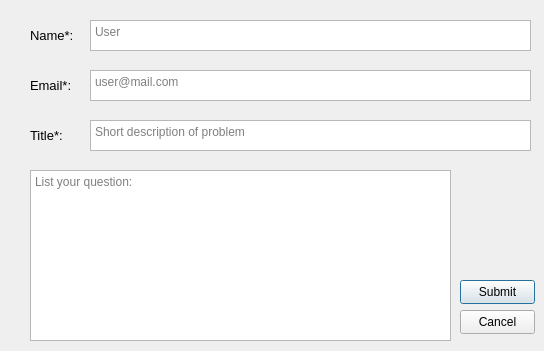
<?xml version="1.0" encoding="UTF-8"?>
<ui version="4.0">
 <class>Dialog</class>
 <widget class="QDialog" name="Dialog">
  <property name="geometry">
   <rect>
    <x>0</x>
    <y>0</y>
    <width>544</width>
    <height>351</height>
   </rect>
  </property>
  <property name="windowTitle">
   <string>Dialog</string>
  </property>
  <widget class="QTextEdit" name="textEdit">
   <property name="geometry">
    <rect>
     <x>30</x>
     <y>170</y>
     <width>421</width>
     <height>171</height>
    </rect>
   </property>
   <property name="markdown">
    <string/>
   </property>
   <property name="html">
    <string>&lt;!DOCTYPE HTML PUBLIC &quot;-//W3C//DTD HTML 4.0//EN&quot; &quot;http://www.w3.org/TR/REC-html40/strict.dtd&quot;&gt;
&lt;html&gt;&lt;head&gt;&lt;meta name=&quot;qrichtext&quot; content=&quot;1&quot; /&gt;&lt;meta charset=&quot;utf-8&quot; /&gt;&lt;style type=&quot;text/css&quot;&gt;
p, li { white-space: pre-wrap; }
hr { height: 1px; border-width: 0; }
li.unchecked::marker { content: &quot;\2610&quot;; }
li.checked::marker { content: &quot;\2612&quot;; }
&lt;/style&gt;&lt;/head&gt;&lt;body style=&quot; font-family:'Segoe UI'; font-size:9pt; font-weight:400; font-style:normal;&quot;&gt;
&lt;p style=&quot;-qt-paragraph-type:empty; margin-top:0px; margin-bottom:0px; margin-left:0px; margin-right:0px; -qt-block-indent:0; text-indent:0px;&quot;&gt;&lt;br /&gt;&lt;/p&gt;&lt;/body&gt;&lt;/html&gt;</string>
   </property>
   <property name="placeholderText">
    <string>List your question:  </string>
   </property>
  </widget>
  <widget class="QTextEdit" name="textEdit_2">
   <property name="geometry">
    <rect>
     <x>90</x>
     <y>20</y>
     <width>441</width>
     <height>31</height>
    </rect>
   </property>
   <property name="placeholderText">
    <string>User</string>
   </property>
  </widget>
  <widget class="QLabel" name="label">
   <property name="geometry">
    <rect>
     <x>30</x>
     <y>20</y>
     <width>51</width>
     <height>31</height>
    </rect>
   </property>
   <property name="font">
    <font>
     <pointsize>10</pointsize>
    </font>
   </property>
   <property name="text">
    <string>Name*:</string>
   </property>
  </widget>
  <widget class="QPushButton" name="Submitfeedback">
   <property name="geometry">
    <rect>
     <x>460</x>
     <y>280</y>
     <width>75</width>
     <height>24</height>
    </rect>
   </property>
   <property name="text">
    <string>Submit</string>
   </property>
  </widget>
  <widget class="QPushButton" name="cancelfeedback">
   <property name="geometry">
    <rect>
     <x>460</x>
     <y>310</y>
     <width>75</width>
     <height>24</height>
    </rect>
   </property>
   <property name="text">
    <string>Cancel</string>
   </property>
  </widget>
  <widget class="QLabel" name="label_2">
   <property name="geometry">
    <rect>
     <x>30</x>
     <y>70</y>
     <width>51</width>
     <height>31</height>
    </rect>
   </property>
   <property name="font">
    <font>
     <pointsize>10</pointsize>
    </font>
   </property>
   <property name="text">
    <string>Email*:</string>
   </property>
  </widget>
  <widget class="QTextEdit" name="textEdit_3">
   <property name="geometry">
    <rect>
     <x>90</x>
     <y>70</y>
     <width>441</width>
     <height>31</height>
    </rect>
   </property>
   <property name="placeholderText">
    <string>user@mail.com</string>
   </property>
  </widget>
  <widget class="QLabel" name="label_3">
   <property name="geometry">
    <rect>
     <x>30</x>
     <y>120</y>
     <width>51</width>
     <height>31</height>
    </rect>
   </property>
   <property name="font">
    <font>
     <pointsize>10</pointsize>
    </font>
   </property>
   <property name="text">
    <string>Title*:</string>
   </property>
  </widget>
  <widget class="QTextEdit" name="textEdit_4">
   <property name="geometry">
    <rect>
     <x>90</x>
     <y>120</y>
     <width>441</width>
     <height>31</height>
    </rect>
   </property>
   <property name="placeholderText">
    <string>Short description of problem</string>
   </property>
  </widget>
 </widget>
 <resources/>
 <connections/>
</ui>
